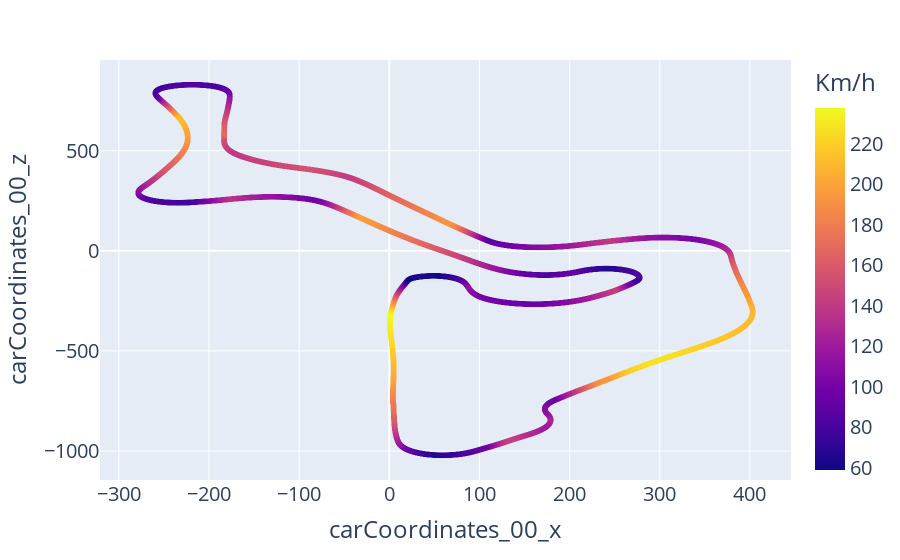

Source (notebook cell):
### Code cell
fig = px.scatter(df_selected_round,
                 x='carCoordinates_00_x',
                 y='carCoordinates_00_z',
                 color='Km/h',
                 opacity=1.0)
fig.update_layout(
    font=dict(
        size=20,
    )
)
fig.show()

### Figure 1 — Plotly figure (JSON) as saved in the notebook; plotly's stock layout.template omitted (floating-point values rounded to 4 significant figures; data arrays with more than 128 entries replaced by an {"elided": "..."} marker saying what was removed)
{"data": [{"hovertemplate": "carCoordinates_00_x=%{x}<br>carCoordinates_00_z=%{y}<br>Km/h=%{marker.color}<extra></extra>", "legendgroup": "", "marker": {"color": {"elided": "4406 float values"}, "coloraxis": "coloraxis", "opacity": 1.0, "symbol": "circle"}, "mode": "markers", "name": "", "showlegend": false, "x": {"elided": "4406 float values"}, "xaxis": "x", "y": {"elided": "4406 float values"}, "yaxis": "y", "type": "scattergl"}], "layout": {"xaxis": {"anchor": "y", "domain": [0.0, 1.0], "title": {"text": "carCoordinates_00_x"}}, "yaxis": {"anchor": "x", "domain": [0.0, 1.0], "title": {"text": "carCoordinates_00_z"}}, "coloraxis": {"colorbar": {"title": {"text": "Km/h"}}, "colorscale": [[0.0, "#0d0887"], [0.1111, "#46039f"], [0.2222, "#7201a8"], [0.3333, "#9c179e"], [0.4444, "#bd3786"], [0.5556, "#d8576b"], [0.6667, "#ed7953"], [0.7778, "#fb9f3a"], [0.8889, "#fdca26"], [1.0, "#f0f921"]]}, "legend": {"tracegroupgap": 0}, "margin": {"t": 60}, "font": {"size": 20}}}
